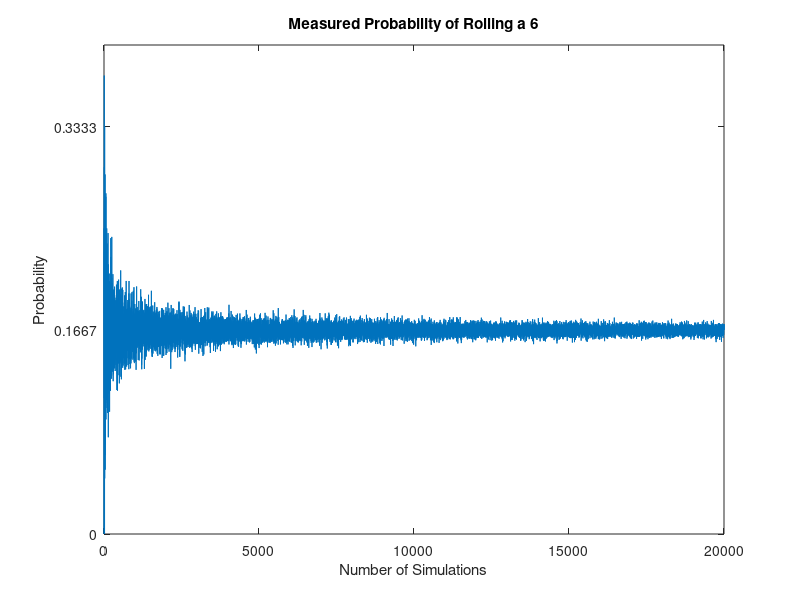

MATLAB code for this plot: (Note: this script raises an error after producing the figure.)
close all
clear all
display('rolling a six on a single die simulation')
display('Alex Weech 2/8/2019')
% determining as the sample size of rolling a die increases from 1 to 20000
% times how many sixes are rolled in that sample
% randi returns uniformly distributed integers within a range

nitr = 20000;
prob = zeros(nitr, 1);
for i=1:nitr
    %get random numbers between 0 and 1
    %when i = 1, then r will just be a single number
    %when i=20,000, then r will be 20000 values
    r = randi([1 6], i, 1);
    %find when it is a six within the 20000 rolls
    six = find(r == 6);
    % now based on how many rolls have been made, what is the empirical
    % probability for each of the 20000 rolls 
    %initially those probabilities can vary quite a bit but as the number
    %of rolls increases, then the probability should converge to 1/6
    %the following statement is just so there is a probability for the first one
    %if a six isn't rolled
    prob(i, 1) = 0;
    if (six)
        count = length(six);
        prob(i, 1) = count/i;
    end
end
% define the tolerance in order to be close to the expected probability 1/6
tol = .01;
%find all the cases when the empirical probability is outside the tolerance
large_diff = find(abs(prob - 1/6) > tol);
%find the last one that is outside the tolerance
%after this roll, then all of the additional rolls are really close to the
%expected probability, so we are converging to an infinite number of rolls
last = large_diff(end)

plot(prob)
title("Measured Probability of Rolling a 6")
xlabel("Number of Simulations")
ylabel("Probability")
yticks(0:1/6:1)
yticklabels(["0", "1/6", "2/6", "3/6", "4/6", "5/6", "7/6", "1"])

% Several different outputs for last
% 19626, 19327, 17671, 15378, 19417, 14366, 16243, 17894, 14359, 19359, 17766
% Based on this sample, mean = 17401, std = 2022.5
    